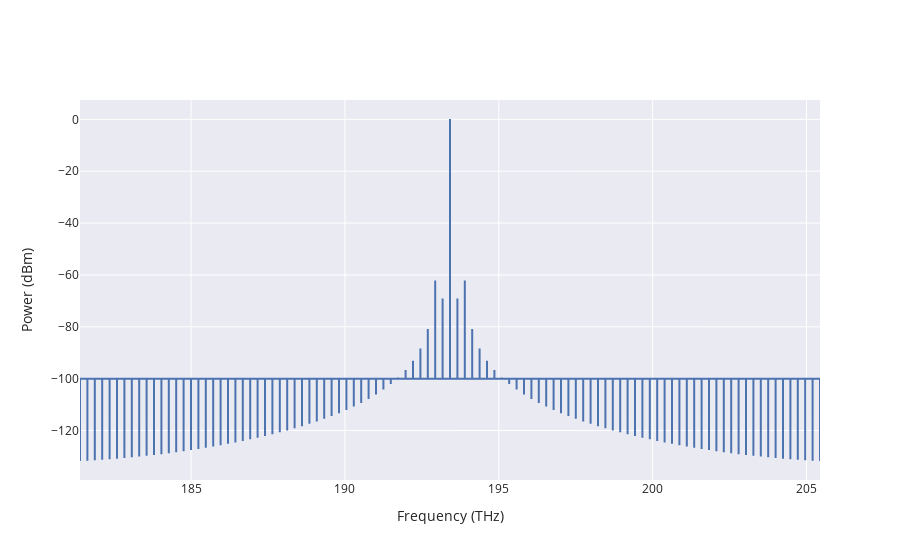

Notebook source saved alongside this figure:
### Code cell
ind=738
solverp1.PlotCombSpectra(ind).show()

### Figure 1 — Plotly figure (JSON) as saved in the notebook; plotly's stock layout.template omitted (floating-point values rounded to 4 significant figures; data arrays with more than 128 entries replaced by an {"elided": "..."} marker saying what was removed)
{"data": [{"name": "Waveguide", "type": "scatter", "uid": "8aa14c02-6c7e-425b-b1e8-d4d8bc0018dd", "x": {"elided": "303 float values"}, "y": {"elided": "303 float values"}}], "layout": {"xaxis": {"title": {"text": "Frequency (THz)"}}, "yaxis": {"title": {"text": "Power (dBm)"}}}}
